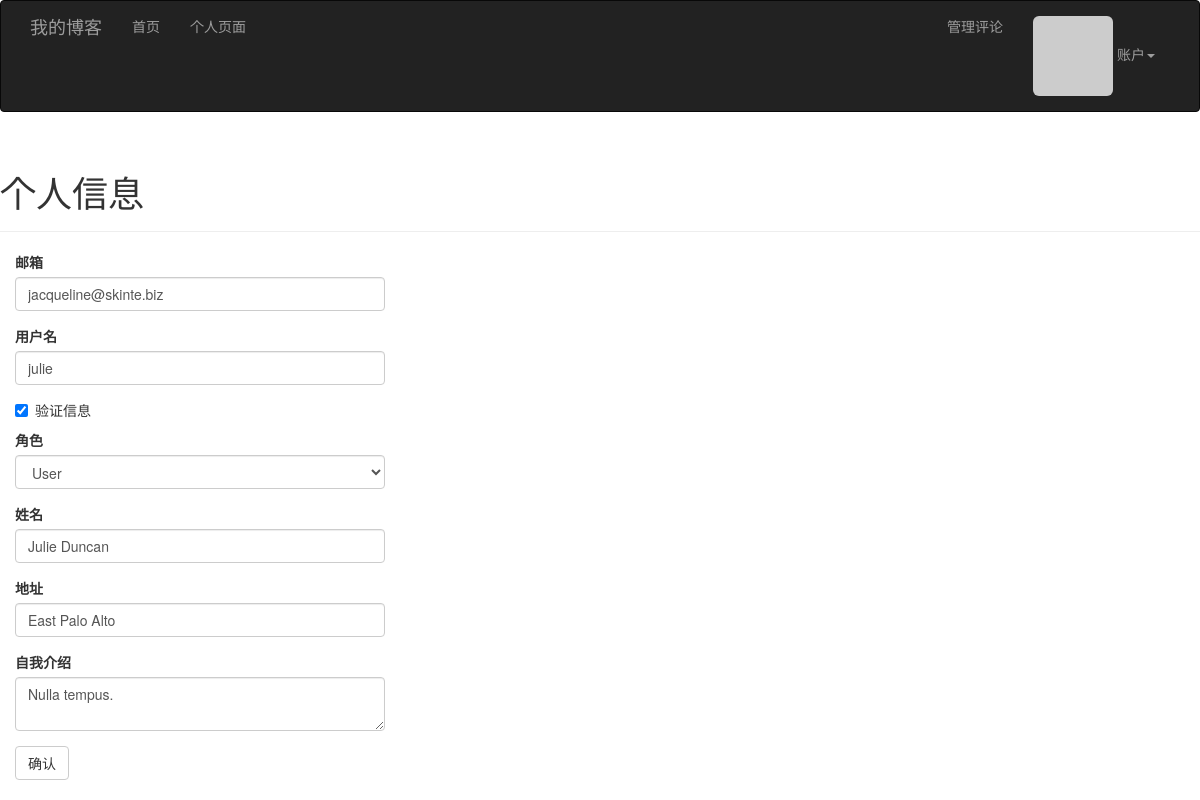
/edit-profile/3 (signed in), run on the app's committed database.
### app/models.py (models this page shows, shortened)
class User(UserMixin, db.Model):
    __tablename__ = 'users'
    id = db.Column(db.Integer, primary_key=True)
    username = db.Column(db.String(64), unique=True, index=True)
    email = db.Column(db.String(64), unique=True, index=True)
    password_hash = db.Column(db.String(128))
    confirmed = db.Column(db.Boolean, default=False)
    role_id = db.Column(db.Integer, db.ForeignKey('roles.id'))
    name = db.Column(db.String(64))
    location = db.Column(db.String(64))
    about_me = db.Column(db.Text)
    member_since = db.Column(db.DateTime, default=datetime.utcnow)
    last_seen = db.Column(db.DateTime, default=datetime.utcnow)
    avatar_hash = db.Column(db.String(32))
    posts = db.relationship("Post", backref="author", lazy='dynamic')
    followed = db.relationship('Follow', foreign_keys=[Follow.follower_id],
                               backref=db.backref('follower', lazy='joined'),
                               lazy='dynamic',
                               cascade='all, delete-orphan')
    followers = db.relationship('Follow', foreign_keys=[Follow.followed_id],
                                backref=db.backref('followed', lazy='joined'),
                                lazy='dynamic',
                                cascade='all, delete-orphan')
    comments = db.relationship('Comment', backref='author', lazy='dynamic')
    @property
    def password(self):
        raise AttributeError('密码字段不可读取')
    def ping(self):
        self.last_seen = datetime.utcnow()
        db.session.add(self)
    def gravatar(self, size=100, default='identicon', rating='g'):
        if request.is_secure:
            url = 'https://secure.gravatar.com/avatar'
        else:
            url = 'http://www.gravatar.com/avatar'
        hash = self.avatar_hash or hashlib.md5(
            self.email.encode('utf-8')).hexdigest()
        return '{url}/{hash}?s={size}&d={default}&r={rating}'.format(
            url=url, hash=hash, size=size, default=default, rating=rating)
    def can(self, permissions):
        return self.role is not None and (self.role.permissions & permissions) == permissions

### app/main/views.py (the view, shortened to what this page needs)
@main.route('/edit-profile/<int:id>', methods=['GET', 'POST'])
@login_required
@admin_required
def edit_profile_admin(id):
    user = User.query.get_or_404(id)
    form = EditProfileAdminForm(user=user)
    form.email.data = user.email
    form.email.data = user.email
    form.username.data = user.username
    form.confirmed.data = user.confirmed
    form.role.data = user.role_id
    form.name.data = user.name
    form.location.data = user.location
    form.about_me.data = user.about_me
    return render_template('edit_profile.html', form=form, user=user)

### app/main/forms.py (shortened to what this page needs)
class EditProfileAdminForm(FlaskForm):
    email = StringField("邮箱", validators=[Required(), Length(1, 64), Email()])
    username = StringField("用户名", validators=[
        Required(), Length(1, 64), Regexp('^[A-Za-z][A-Za-z0-9_.]*$',0,
                                          '用户名只能包含字母，数字，下划线和小数点。')])
    confirmed = BooleanField("验证信息")
    role = SelectField("角色", coerce=int)
    name = StringField("姓名", validators=[Length(0, 64)])
    location = StringField("地址", validators=[Length(0, 64)])
    about_me = TextAreaField("自我介绍")
    submit = SubmitField("确认")
    def __init__(self, user, *args, **kwargs):
        super(EditProfileAdminForm, self).__init__(*args, **kwargs)
        self.role.choices = [(role.id, role.name)
                             for role in Role.query.order_by(Role.name).all()]
        self.user = user

### app/auth/views.py (called while the page is built)
@auth.before_app_request
def before_request():
    if current_user.is_authenticated:
        current_user.ping()
        if not current_user.confirmed \
            and request.endpoint \
            and request.endpoint[:5] != 'auth.' \
            and request.endpoint != 'static':
            return redirect(url_for('auth.unconfirmed'))

### app/main/__init__.py (called while the page is built)
@main.app_context_processor
def inject_permission():
    return dict(Permission=Permission)

### app/main/views.py (called while the page is built)
@main.after_app_request
def after_request(response):
    for query in get_debug_queries():
        if query.duration >= current_app.config['BLOG_SLOW_DB_QUERY_TIME']:
            current_app.logger.warning(
                'Slow query:%s\nParameters: %s\nDuration: %fs\nContext:%s\n'
                %(query.statement, query.parameters, query.duration,
                  query.context))
    return response

### app/models.py (called while the page is built)
@login_manager.user_loader
def load_user(user_id):
    return User.query.get(int(user_id))

### app/templates/edit_profile.html (shortened to what this page needs)
{% extends "base.html" %}
{% import "bootstrap/wtf.html" as wtf %}
{% block page_content %}
<div class="page-header">
    <h1>个人信息</h1>
</div>
<div class="col-md-4">
    {{ wtf.quick_form(form) }}
</div>
{% endblock %}

### data on the page
User: email "jacqueline@skinte.biz", username "julie", confirmed "☑", role "User", name "Julie Duncan", location "East Palo Alto", about_me "Nulla tempus."
